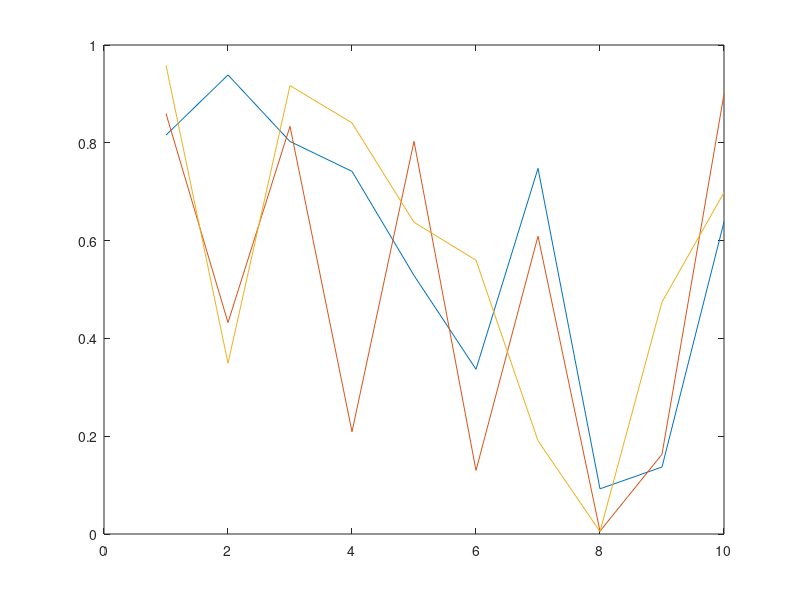
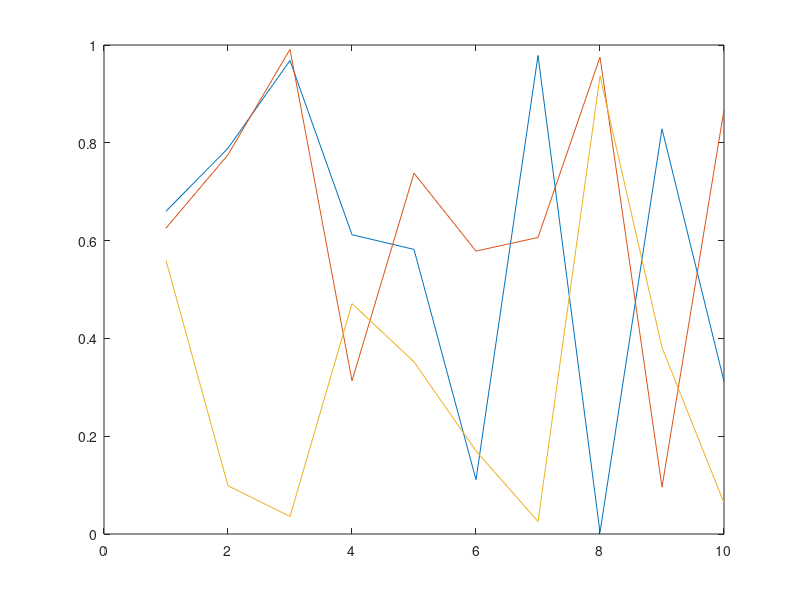
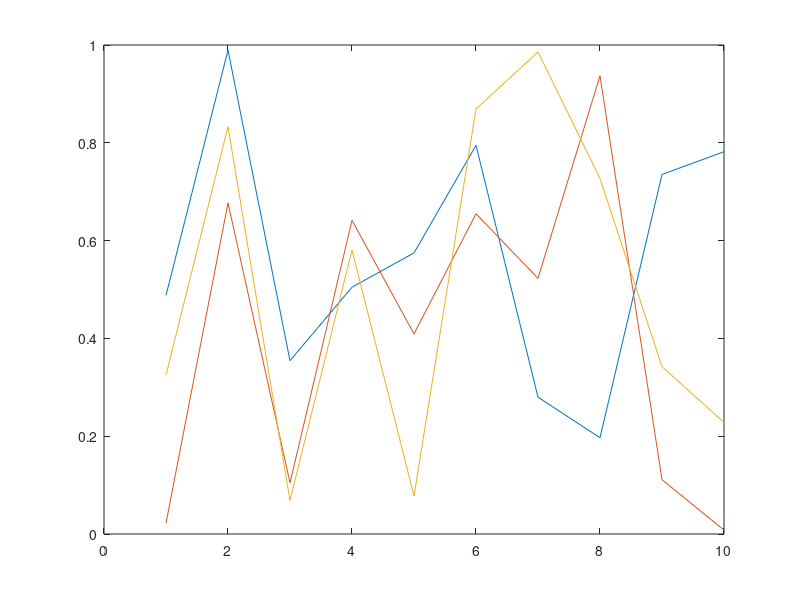

Recreate these plots in MATLAB, in order. (Note: this script raises an error after producing the figures.)
function h = c_fig_arrange(varargin)
% c_fig_arrange - arrange one or more figures
% Makes it easier to quickly visualize data spread across multiple figures with options such as tiling
%  sets of figures across specified monitors, etc.
%
% Possible general actions include: 'maximize','tile','show','close','link'.
% Can also move figures to a specific region of a screen with specific actions: 
%  'left-half','top-left','left-third',etc.
%
% Syntax:
%	 c_fig_arrange(action,figHandles,...)
%
% Examples:
% 	h1 = figure('name','Example figure 1');
% 	h2 = figure('name','Example figure 2');
% 	h3 = figure('name','Other figure');
% 	c_fig_arrange('maximize'); % maximize active figure
% 	c_fig_arrange('tile',[h1 h2]); % tile multiple figures on same monitor
% 	c_fig_arrange('tile',[h1 h2],'monitors',[1 2]); % tile multiple figures across multiple monitors
% 	c_fig_arrange('show',h1); % bring a figure to the foreground
% 	c_fig_arrange('tile',[],'figNumFilter',[1 3]); % arrange figures by figure number
% 	c_fig_arrange('left-half',h1,'monitor',2); % move figure to left half of second monitor
% 	c_fig_arrange('tile','^Example*'); % include certain figures matching a regex string
% 	c_fig_arrange('tile',[],'notFigHandles','^Other*'); % exclude certain figures matching a regex string

if nargin == 0; testfn(); return; end;

p = inputParser();
p.addRequired('action',@ischar); % valid: maximum, tile, show
p.addOptional('figHandles',[],@(x) isempty(x) || all(ishandle(x(:))) || ischar(x) || iscellstr(x));
p.addParameter('notFigHandles',[],@(x) isempty(x) || all(ishandle(x(:))) || ischar(x) || iscellstr(x));
p.addParameter('monitors',[1],@isvector); % single or multiple monitors to use
p.addParameter('doHideMenuBar','auto',@islogical);
p.addParameter('doHideToolBar','auto',@islogical);
p.addParameter('doBringToFront',true,@islogical);
p.addParameter('tileOrder',{'col','row','mon'},@iscellstr);
p.addParameter('tileDims','auto',@ismatrix); % vector or matrix describing number of rows and columns to tile on each monitor
p.addParameter('figNumFilter',[],@isvector);
p.addParameter('multiRegexOperation','or',@ischar);
p.addParameter('linkArgs',{},@iscell);
p.parse(varargin{:});
s = p.Results;

singleFigActions = {'maximize',...
	'left-half','right-half','top-half','bottom-half',...
	'top-left','top-right','bottom-left','bottom-right',...
	'top-left-top','top-left-bottom','top-right-top','top-right-bottom',...
	'bottom-left-top','bottom-left-bottom','bottom-right-top','bottom-right-bottom',...
	'top-third',...
	'top-twothirds','bottom-twothirds','left-twothirds','right-twothirds',...
	'copy-nocrop-1','copy-nocrop-2',...
};
multiFigActions = {'tile','show','close','link','setEqualAxes','get','getTiler'};

nonArrangeActions = {'copy-nocrop-1','copy-nocrop-2','show','close','link','setEqualAxes','get','getTiler'};

allActions = [singleFigActions, multiFigActions];
assert(ismember(s.action,allActions));

if isempty(s.figHandles)
	if ismember(s.action,singleFigActions) && isempty(s.figNumFilter)
		s.figHandles = gcf;
	else
		s.figHandles = '.*';
	end
else
	if ~ischar(s.figHandles) && ~iscell(s.figHandles)
		s.figHandles = s.figHandles(:); % force to be a vector
	end
end

if ischar(s.figHandles) || iscellstr(s.figHandles)
	% assume that figHandles is a regex string matching figure names to arrange
	regexStr = s.figHandles;
	figs = get(0,'Children'); % get all open figures (not included those with hidden handles)
	if isempty(figs)
		return;
	end
	figNames = {figs.Name};
	indicesToKeep = c_str_matchRegex(figNames,regexStr,'multiRegexOperation',s.multiRegexOperation);
	s.figHandles = figs(indicesToKeep);
	% sort by figure number
	[~,I] = sort(cell2mat({s.figHandles.Number}));
	s.figHandles = s.figHandles(I);
end

if ~isempty(s.figNumFilter)
	figNums = c_struct_mapToArray(s.figHandles,{'Number'});
	figsToKeep = ismember(figNums,s.figNumFilter);
	s.figHandles = s.figHandles(figsToKeep);
end

if ischar(s.notFigHandles) || iscellstr(s.notFigHandles)
	regexStr = s.notFigHandles;
	figs = get(0,'Children'); % get all open figures (not included those with hidden handles)
	if isempty(figs)
		s.notFigHandles = [];
	else
		figNames = {figs.Name};
		indicesToKeep = c_str_matchRegex(figNames,regexStr,'multiRegexOperation',s.multiRegexOperation);
		s.notFigHandles = figs(indicesToKeep);
	end
end

if ~isempty(s.notFigHandles)
	s.figHandles = s.figHandles(~ismember(s.figHandles,s.notFigHandles));
end

numFigs = numel(s.figHandles);

persistent mps;
if isempty(mps)
	prevUnits = get(0,'Units');
	set(0,'Units','pixels');
	mps = get(0,'MonitorPositions');
	set(0,'Units',prevUnits);
end
s.monitors = mod(s.monitors-1,size(mps,1))+1;

if ischar(s.doHideMenuBar) && strcmpi(s.doHideMenuBar,'auto') 
	if ~ismember(s.action,nonArrangeActions)
		s.doHideMenuBar = numFigs > 4;
	else
		s.doHideMenuBar = false;
	end
end

if ischar(s.doHideToolBar) && strcmpi(s.doHideToolBar,'auto')
	if ~ismember(s.action,nonArrangeActions)
		s.doHideToolBar = numFigs > 8;
	else
		s.doHideToolBar = false;
	end
end

if s.doHideMenuBar
	set(s.figHandles,'MenuBar','none');
end

if s.doHideToolBar
	set(s.figHandles,'ToolBar','none');
elseif s.doHideMenuBar
	set(s.figHandles,'ToolBar','figure');
end

drawnow;

set(s.figHandles,'Units','pixels');

switch(s.action)
	case 'maximize'
		pos = [0 0 1 1];
		set(s.figHandles,'OuterPosition',convertRelativePosToPixelPos(pos,s.monitors));
	case 'left-half'
		pos = [0 0 0.5 1];
		set(s.figHandles,'OuterPosition',convertRelativePosToPixelPos(pos,s.monitors));
	case 'right-half'
		pos = [0.5 0 0.5 1];
		set(s.figHandles,'OuterPosition',convertRelativePosToPixelPos(pos,s.monitors));
	case 'top-half'
		pos = [0 0 1 0.5];
		set(s.figHandles,'OuterPosition',convertRelativePosToPixelPos(pos,s.monitors));
	case 'bottom-half'
		pos = [0 0.5 1 0.5];
		set(s.figHandles,'OuterPosition',convertRelativePosToPixelPos(pos,s.monitors));
	case 'top-left'
		pos = [0 0 0.5 0.5];
		set(s.figHandles,'OuterPosition',convertRelativePosToPixelPos(pos,s.monitors));
	case 'top-right'
		pos = [0.5 0 0.5 0.5];
		set(s.figHandles,'OuterPosition',convertRelativePosToPixelPos(pos,s.monitors));
	case 'bottom-left'
		pos = [0 0.5 0.5 0.5];
		set(s.figHandles,'OuterPosition',convertRelativePosToPixelPos(pos,s.monitors));
	case 'bottom-right'
		pos = [0.5 0.5 0.5 0.5];
		set(s.figHandles,'OuterPosition',convertRelativePosToPixelPos(pos,s.monitors));
	case 'top-left-top'
		pos = [0 0 0.5 0.25];
		set(s.figHandles,'OuterPosition',convertRelativePosToPixelPos(pos,s.monitors));
	case 'top-left-bottom'
		pos = [0 0.25 0.5 0.25];
		set(s.figHandles,'OuterPosition',convertRelativePosToPixelPos(pos,s.monitors));
	case 'top-right-top'
		pos = [0.5 0 0.5 0.25];
		set(s.figHandles,'OuterPosition',convertRelativePosToPixelPos(pos,s.monitors));
	case 'top-right-bottom'
		pos = [0.5 0.25 0.5 0.25];
		set(s.figHandles,'OuterPosition',convertRelativePosToPixelPos(pos,s.monitors));
	case 'bottom-left-top'
		pos = [0 0.5 0.5 0.25];
		set(s.figHandles,'OuterPosition',convertRelativePosToPixelPos(pos,s.monitors));
	case 'bottom-left-bottom'
		pos = [0 0.75 0.5 0.25];
		set(s.figHandles,'OuterPosition',convertRelativePosToPixelPos(pos,s.monitors));
	case 'bottom-right-top'
		pos = [0.5 0.5 0.5 0.25];
		set(s.figHandles,'OuterPosition',convertRelativePosToPixelPos(pos,s.monitors));
	case 'bottom-right-bottom'
		pos = [0.5 0.75 0.5 0.25];
		set(s.figHandles,'OuterPosition',convertRelativePosToPixelPos(pos,s.monitors));
	case 'top-third'
		pos = [0 0 1 1/3];
		set(s.figHandles,'OuterPosition',convertRelativePosToPixelPos(pos,s.monitors));
	case 'top-twothirds'
		pos = [0 0 1 2/3];
		set(s.figHandles,'OuterPosition',convertRelativePosToPixelPos(pos,s.monitors));
	case 'bottom-twothirds'
		pos = [0 1/3 1 2/3];
		set(s.figHandles,'OuterPosition',convertRelativePosToPixelPos(pos,s.monitors));
	case 'left-twothirds'
		pos = [0 0 2/3 1];
		set(s.figHandles,'OuterPosition',convertRelativePosToPixelPos(pos,s.monitors));
	case 'right-twothirds'
		pos = [1/3 0 2/3 1];
		set(s.figHandles,'OuterPosition',convertRelativePosToPixelPos(pos,s.monitors));
	case 'tile'
		
		if ischar(s.tileDims) && strcmpi(s.tileDims,'auto')
			if numFigs == 3
				numCols = numFigs;
				numRows = 1;
			elseif numFigs == 6 && length(s.monitors)==1
				numCols = 3;
				numRows = 2;
			elseif numFigs == 6 && length(s.monitors)==2
				numRows = 1;
				numCols = 6;
			elseif numFigs == 8 && length(s.monitors)==1
				numCols = 4;
				numRows = 2;
			elseif numFigs == 8 && length(s.monitors)==2
				numRows = 2;
				numCols = 4;
			else
				numCols = min(ceil(sqrt(numFigs/length(s.monitors))*length(s.monitors)),numFigs);
				numRows = ceil(numFigs/numCols);
			end
		else
			numRows = s.tileDims(1);
			numCols = s.tileDims(2);
			if isnan(numRows)
				assert(~isnan(numCols));
				numRows = ceil(numFigs / numCols);
			elseif isnan(numCols)
				numCols = ceil(numFigs / numRows);
			end
		end
		if length(s.monitors)==1
			isLandscape = mps(s.monitors,3) > mps(s.monitors,4);
			if ~isLandscape
				% swap numbers of rows and columns
				tmp = numCols;
				numCols = numRows;
				numRows = tmp;
			end
		end
		% in multi-monitor case, assume (for now) that all monitors are landscape
		
		colsPerMon = ceil(numCols / length(s.monitors));
		
		assert(all(ismember(s.tileOrder,{'row','col','mon'})));
		assert(length(s.tileOrder)==3);
		assert(length(unique(s.tileOrder))==3);
		
		rowColMonMapping = cellfun(@(x) find(ismember(s.tileOrder,x),1,'first'),{'row','col','mon'});
		
		limits = nan(1,3);
		limits(rowColMonMapping) = [numRows, colsPerMon, length(s.monitors)];
		
		locIndex = [0,1,1];
		
		for iF = 1:numFigs
			locIndex(1) = locIndex(1) + 1;
			if locIndex(1) > limits(1)
				locIndex(1) = 1;
				locIndex(2) = locIndex(2) + 1;
			end
			if locIndex(2) > limits(2)
				locIndex(2) = 1;
				locIndex(3) = locIndex(3) + 1;
			end
			if locIndex(3) > limits(3)
				error('Tile dimensions too small for number of figures: %dx%dx%d<%d',limits(rowColMonMapping),numFigs);
			end
			
			[rowNum, colNum, monNum] = c_mat_deal(locIndex(rowColMonMapping));
			pos = [(colNum-1)/colsPerMon, (rowNum-1)/numRows, 1/colsPerMon, 1/numRows];
			set(s.figHandles(iF),'OuterPosition',convertRelativePosToPixelPos(pos,s.monitors(monNum)));
		end
		
	case 'show'
		% just bring all figures to the front
		s.doBringToFront = true;
		
	case 'close'
		s.doBringToFront = false;
		close(s.figHandles);
		
	case 'link'
		ah = [];
		for iF = 1:length(s.figHandles)
			ah = cat(1,ah,findall(s.figHandles(iF),'type','axes'));
		end
		c_plot_linkViews(ah, s.linkArgs{:});
		
	case 'setEqualAxes'
		ah = [];
		for iF = 1:length(s.figHandles)
			ah = cat(1,ah,findall(s.figHandles(iF),'type','axes'));
		end
		c_plot_setEqualAxes(ah);
		
	case 'copy-nocrop-1'
		c_FigurePrinter.copyMultipleToClipboard(s.figHandles,1,false);
	case 'copy-nocrop-2'
		c_FigurePrinter.copyMultipleToClipboard(s.figHandles,2,false);
		
	case 'get'
		% do nothing (used for getting handles)
		s.doBringToFront = false;
	
	case 'getTiler'
		s.doBringToFront = false;
		
		h_vb = findobj(s.figHandles,'-depth',1,'Type','uicontainer');
		
		h = [];
		for i = 1:length(h_vb)
			if c_isFieldAndNonEmpty(h_vb(i),'UserData.c_GUI_Tiler')
				if isempty(h)
					h = h_vb(i).UserData.c_GUI_Tiler;
				else
					h(end+1) = h_vb(i).UserData.c_GUI_Tiler;
				end
			end
		end
		
	otherwise
		error('Unsupported action: %s',s.action);
end

if s.doBringToFront
	for iF = 1:numFigs
		figure(s.figHandles(iF));
	end
end

if ~ismember(s.action,{'getTiler'})
	h = s.figHandles;
end

drawnow;

end


function pos = convertRelativePosToPixelPos(pos,mon)
	if nargin < 2
		mon = 1;
	end
	
	% get monitor position(s)
	persistent mps;
	if isempty(mps)
		prevUnits = get(0,'Units');
		set(0,'Units','pixels');
		mps = get(0,'MonitorPositions');
		set(0,'Units',prevUnits);
	end
	
	assert(isscalar(mon));
	mon = mod(mon-1,size(mps,1))+1;
	mp = mps(mon,:);
	
	bottomOffset = 0;
	isWindows10 = ispc; %TODO: dynamically set
	if mon==1 || isWindows10
		if ispc
			bottomOffset = 40; % assume taskbar is 40 pixels in height
		else
			bottomOffset = 33; %TODO: update offset for non windows platforms
		end
	end
	
	if isWindows10
		insets = [8 8 8 0];
	else
		insets = [0 0 0 0];
	end
	
	leftStart = mp(1) + pos(1)*mp(3) - insets(1);
	width = pos(3)*mp(3) + insets(1) + insets(3);
	height = pos(4)*(mp(4)-bottomOffset) + insets(2) + insets(4);
	bottomStart = mp(2) + mp(4) - height - pos(2)*(mp(4)-bottomOffset) - insets(4);
	
	pos = [leftStart, bottomStart, width, height];
	

end

function testfn()

h = [];
for i=1:3
	h(i) = figure('name',sprintf('Figure %d',i));
	plot(rand(10,3));
end

c_fig_arrange('tile',h,'tileDims',[3,2]);


end